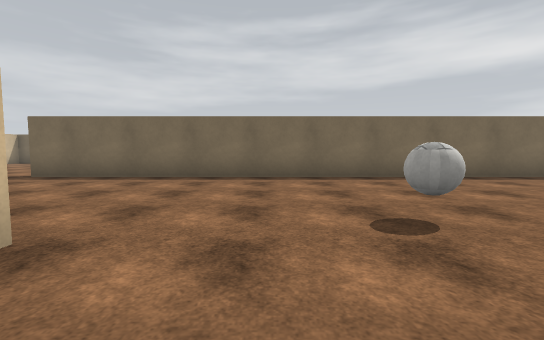
[1] (above)

16 first-person views from a walk through a 3-D level made in the Unity game engine. The camera is 1.3 m above the floor, tilts 4° down and sees 90° across. The floor is counted in squares, 2 m on a side. Each view is taken from the middle of a square. On the plan, view 1 faces up. The plan holds only what a view shows up to about 9 squares ahead; the rest is blank. The player character is not drawn. Surface patterns are stand-ins for the level's own textures.

[2]
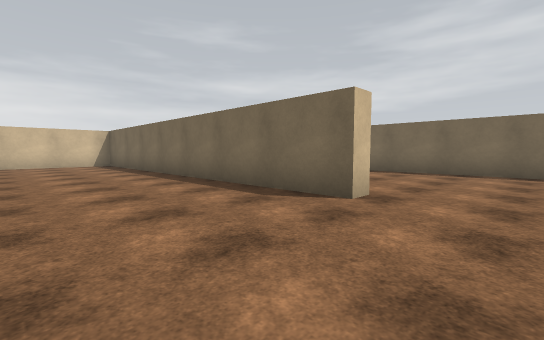

[3]
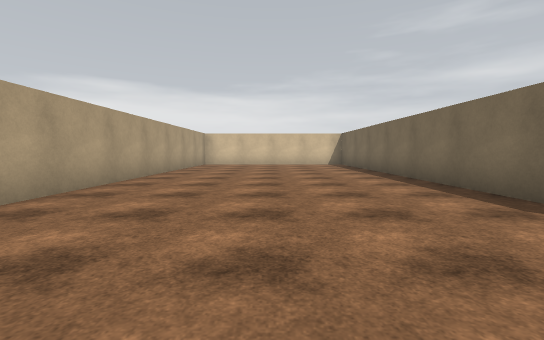

[4]
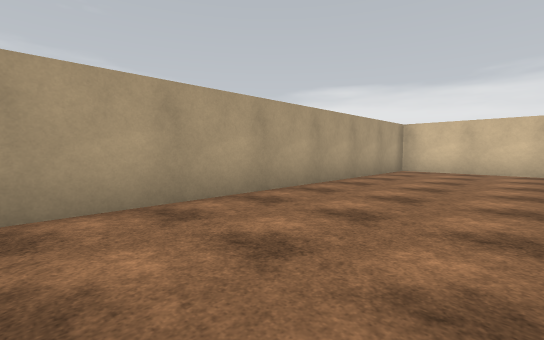

[5]
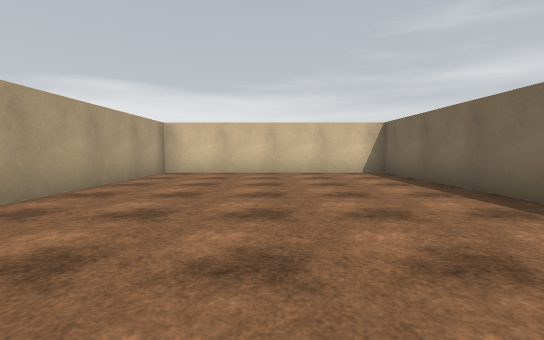

[6]
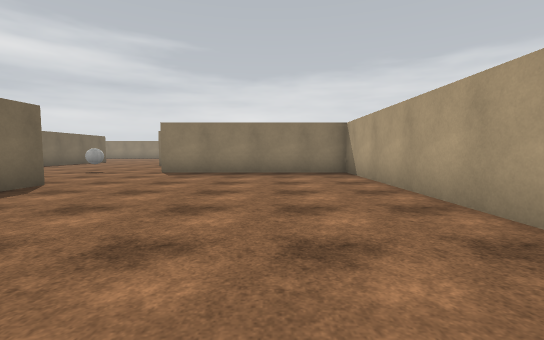

[7]
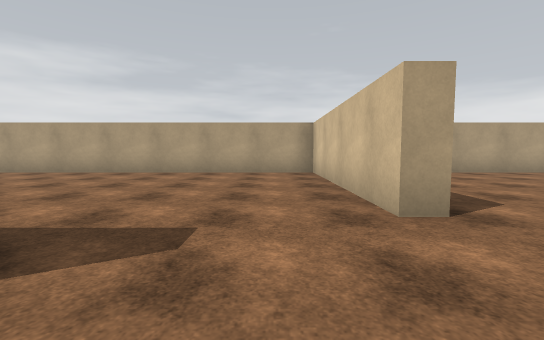

[8]
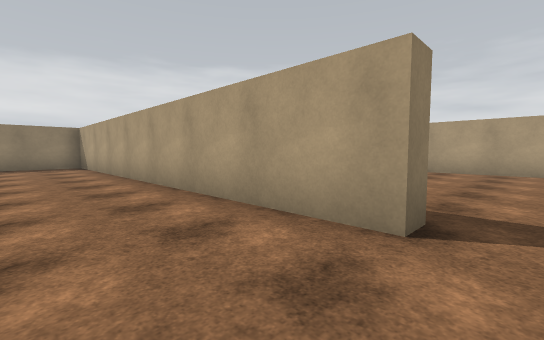

[9]
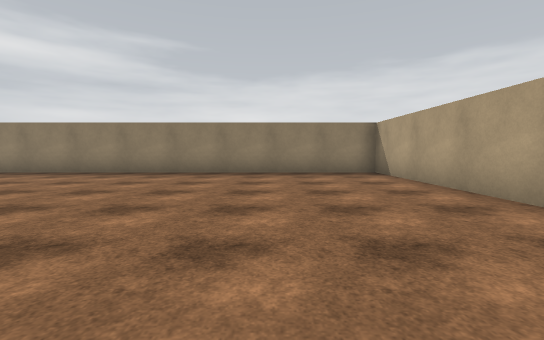

[10]
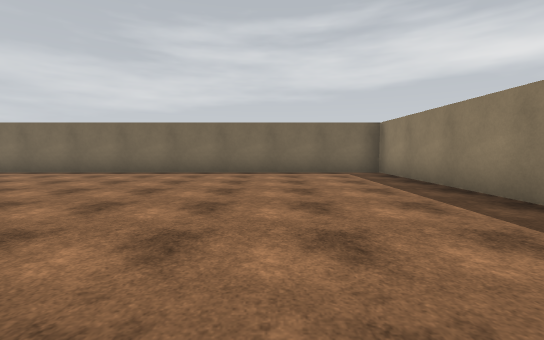

[11]
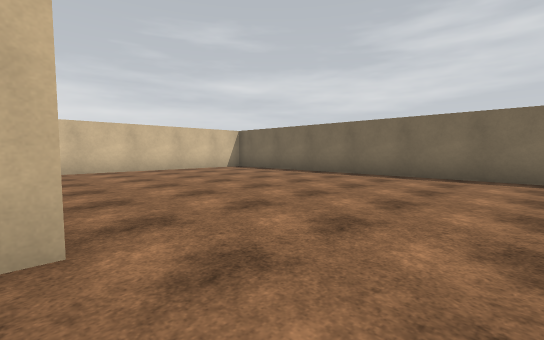

[12]
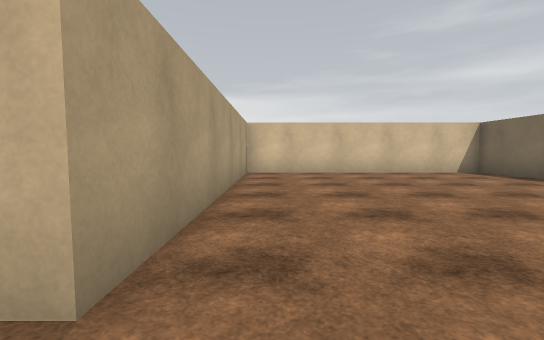

[13]
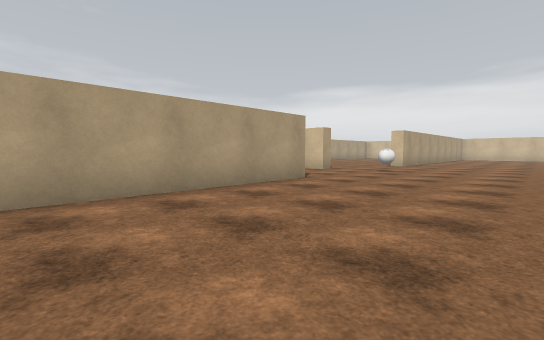

[14]
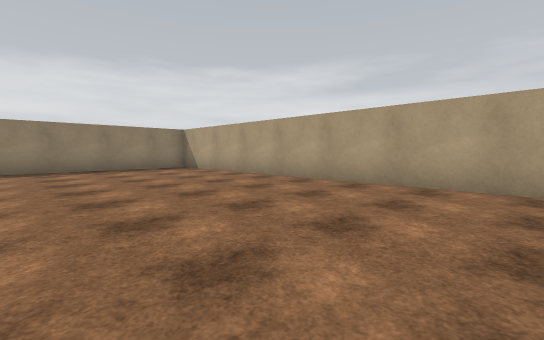

[15]
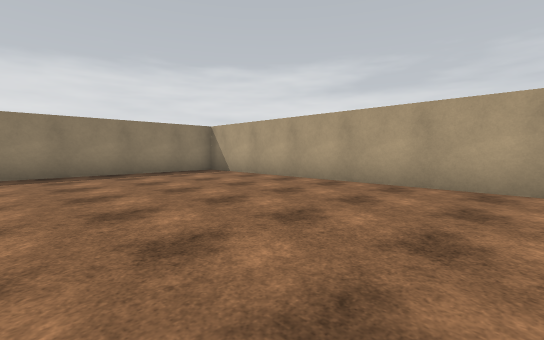

[16]
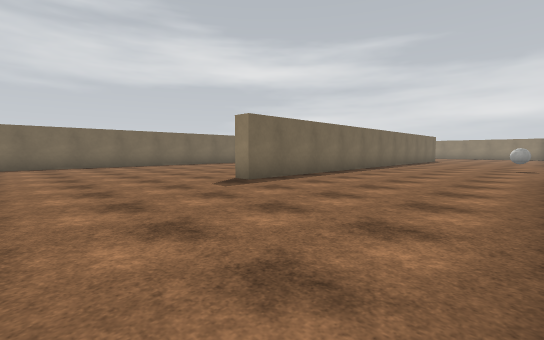

### Floor plan
Points are (right, up) in squares from view 1. A wall is a line through its corners. A room is listed if a view was taken in it or the views show most of it. See-through windows are left out.
Room 1 (views 1, 2, 3, 4, 5, 6)
walls: (-1.8, 1.4) (-13.3, 1.4) (-13.3, -5.3) (1.2, -5.3) (1.2, 0.4)
ways out: opening at (-0.5, 0.5) to room 2
Room 2 (views 7, 8, 9, 10, 11, 12, 13, 14, 15, 16)
walls: (6.9, 6.8) (-6, 6.8) (-6, 7.2); (4.7, 1.2) (4.7, 1.9) (16.2, 1.9) (16.2, 14.3) (1.7, 14.3) (1.7, 7.3) (9, 7.3) (9, 6.9); (1.2, 0.4) (1.7, 0.4) (1.7, -5.3) (15.5, -5.3); (-1.8, 1.9) (-1.8, 1.4); (-9.4, 14.3) (-10, 14.3); (16.2, -4.6) (16.2, 0)
ways out: opening at (-0.5, 0.5) to room 1
objects: other object (2, 3)

Positions as (right, up) in squares from view 1, and headings:
1: (0, 0), facing up
2: (0, -2), facing up-left
3: (0, -2), facing left
4: (-4, -2), facing down-left
5: (-5, -2), facing left
6: (-7, -3), facing right
7: (3, 3), facing down
8: (4, 4), facing down-right
9: (8, 5), facing right
10: (13, 6), facing up
11: (11, 7), facing up-left
12: (10, 8), facing left
13: (10, 6), facing down-left
14: (6, 0), facing down-right
15: (8, 0), facing down-right
16: (-10, 2), facing up-right
